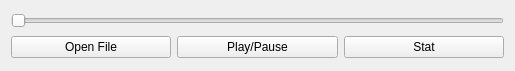
<?xml version="1.0" encoding="UTF-8"?>
<ui version="4.0">
 <class>OscWidget</class>
 <widget class="QWidget" name="OscWidget">
  <property name="geometry">
   <rect>
    <x>0</x>
    <y>0</y>
    <width>515</width>
    <height>71</height>
   </rect>
  </property>
  <property name="windowTitle">
   <string>Form</string>
  </property>
  <layout class="QGridLayout" name="gridLayout">
   <item row="1" column="1">
    <widget class="QPushButton" name="ui_playButton">
     <property name="text">
      <string>Play/Pause</string>
     </property>
    </widget>
   </item>
   <item row="1" column="2">
    <widget class="QPushButton" name="ui_statButton">
     <property name="text">
      <string>Stat</string>
     </property>
    </widget>
   </item>
   <item row="1" column="0">
    <widget class="QPushButton" name="ui_openFileButton">
     <property name="text">
      <string>Open File</string>
     </property>
    </widget>
   </item>
   <item row="0" column="0" colspan="3">
    <widget class="QSlider" name="ui_progressSlider">
     <property name="orientation">
      <enum>Qt::Horizontal</enum>
     </property>
    </widget>
   </item>
  </layout>
 </widget>
 <resources/>
 <connections/>
</ui>
